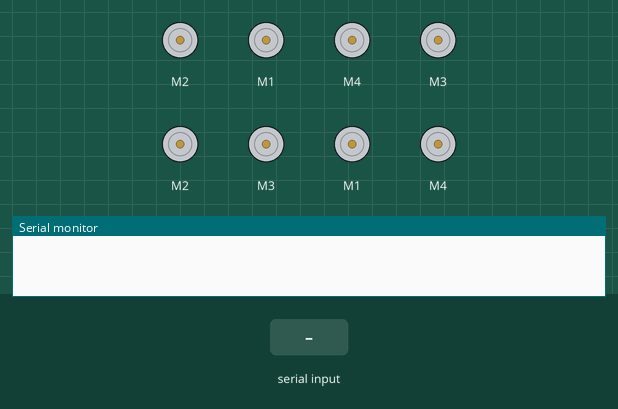
Bench run of a sketch on a simulated Arduino Uno, built with avr-gcc and run on an emulated ATmega328P. On the bench: 8 × DC motor (green arrow = forward, orange = backward, longer = faster), the last lines printed to the serial monitor. Inputs (shaded band) come from the test bench.

Above: at 1.2 s.
1.3 s: "F" received over Serial
At 2.7 s:
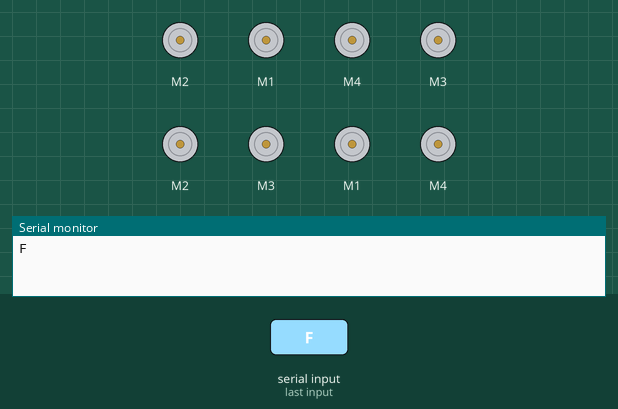
4.3 s: "B" received over Serial
At 5.3 s:
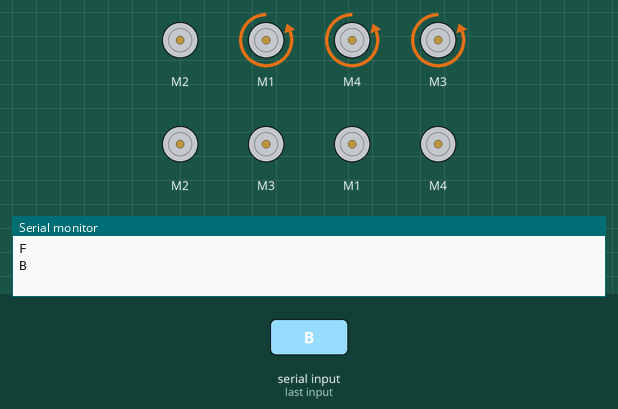
7.3 s: "Q" received over the second serial link
At 7.9 s:
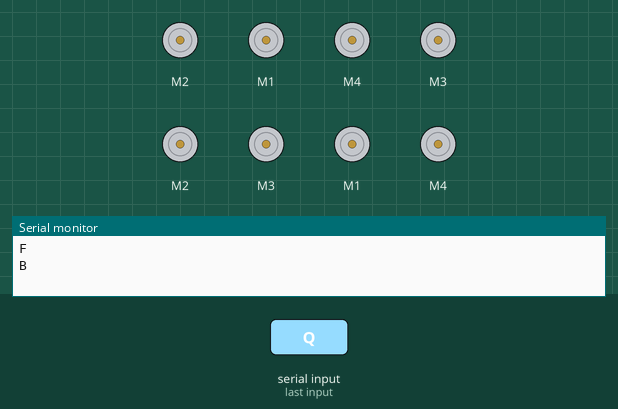
10.3 s: "L" received over Serial
At 10.7 s:
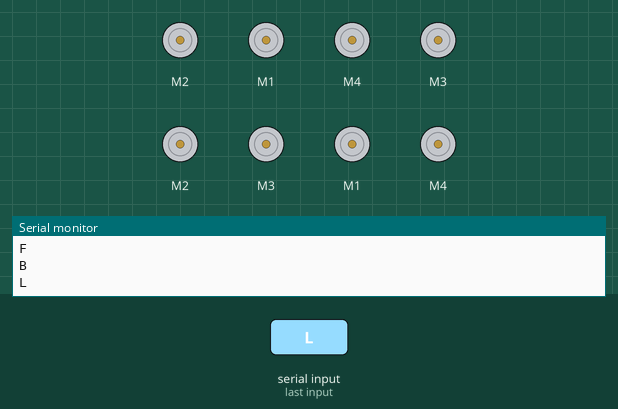
11.8 s: "F" received over Serial
14.8 s: "B" received over Serial
Timing chart, 0 to 35.7 s (numbered marks = the images above; inputs shaded):
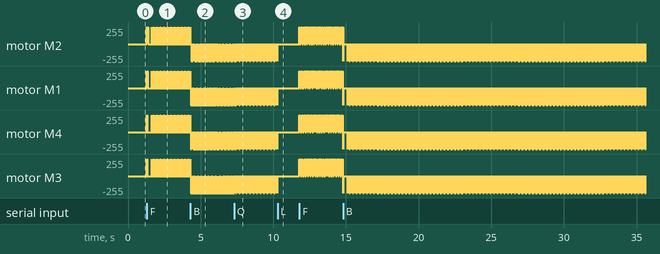

Measured:
- after the input at 1.3 s, motor M2: goes forward 255/255 0.08 s, stopped 0.25 s, 44 × (forward 255/255 0.01 s, stopped 0.05 s), forward 255/255 0.01 s, then stopped, starting at once; motor M1: goes forward 255/255 0.06 s, stopped 0.27 s, 44 × (forward 255/255 0.01 s, stopped 0.05 s), forward 255/255 0.01 s, then stopped, starting at once
- after the input at 4.3 s, motor M2: alternates backward 255/255 for 0.02 s and stopped for 0.02 s, starting after 0.05 s; motor M4: alternates backward 255/255 for 0.02 s and stopped for 0.02 s, starting at once
- after the input at 7.3 s, motor M4: alternates backward 255/255 for 0.01 s and stopped for 0.05 s, starting after 0.25 s
- after the input at 10.3 s, motor M2, motor M1, motor M4, motor M3: stops changing and stays stopped

The sketch:

rover.ino
```cpp
// include libraries
#include <AFMotor.h> // Adafruit Motor Shield v1
#include <SoftwareSerial.h> // Allows serial communication on digital pins of Arduino Board

// define bluetooth comms pins
SoftwareSerial bluetoothSerial(9,10); // RX, TX

// define each motor
AF_DCMotor frontLeft(2);
AF_DCMotor frontRight(1);
AF_DCMotor rearLeft(3);
AF_DCMotor rearRight(4);

// define motor array
AF_DCMotor motors[] = {frontLeft, frontRight, rearRight, rearLeft}; // start front left, move clockwise

// define variable for receiving bluetooth instruction
char instruction;

// define variable for follow mode (drone in swarm)
bool follow = false;

// define max speed
int MAX = 255;

void setup() {
  // set baud rate for bluetooth comms
  bluetoothSerial.begin(9600);
  Serial.begin(9600);
}

void loop() {
  // get current instruction - either bluetooth direct control or swarm instruction via serial from mqtt

  // check for bluetooth instruction
  if (bluetoothSerial.available() > 0)
  {
    if(!follow){ // check to see if rover is latched as a drone in a swarm
      instruction = bluetoothSerial.read(); // if not in drone mode accept bluetooth input
      Serial.println(instruction); // if not in follow mode rover is leader and will broadcast every move
    }
  }

  // check serial data from mqtt
  if (Serial.available() > 0)
  {
    char input = Serial.read();
    // the conditional below is for testing purposes, in actual swarm instruction is just Serial.read() without first checking input
    // for test purposes single instructions are broadcast from keyboard via mqtt, so no movement is seen as motors don't activate for long enough
    // in actual swarm, instructions continually broadcast and null value for stop must be accepted
    if(input == 'Q' or input == 'F' or input == 'B' or input == 'L' or input == 'R'){
      instruction = input;
      follow = true; // latches drone
    }
    Serial.println(instruction);

    if(instruction == 'Q'){
      follow = false; // unlatch from following mode
    }
  }

  // initialise stop
  Stop();

  // identify instruction function and execute
  switch(instruction){
    case 'F':
      Forward();
      break;
    case 'B':
      Back();
      break;
    case 'L':
      Left();
      break;
    case 'R':
      Right();
      break;
    default:
      Stop();
      break;
  }
}

void Stop(){
  SetAll(0, RELEASE);
}

void Forward(){
 SetAll(MAX, FORWARD);
}

void Back(){
  SetAll(MAX, BACKWARD);
}

void Left(){
  SetSpeedAll(MAX);
  SetLeft(BACKWARD);
  SetRight(FORWARD);
}

void Right(){
  SetSpeedAll(MAX);
  SetLeft(FORWARD);
  SetRight(BACKWARD);
}

void SetLeft(int direction){
  frontLeft.run(direction);
  rearLeft.run(direction);
}

void SetRight(int direction){
  frontRight.run(direction);
  rearRight.run(direction);
}

void SetAll(int speed, int direction){
  for(int i = 0; i < 4; i++){
    motors[i].setSpeed(speed);
    motors[i].run(direction);
  }
}

void SetSpeedAll(int speed){
  for(int i = 0; i < 4; i++){
    motors[i].setSpeed(speed);
  }
}

/*
void testAllMotors(){
  testMotor(frontLeft);
  testMotor(frontRight);
  testMotor(rearLeft);
  testMotor(rearRight);
}

void testMotor(AF_DCMotor motor){
  motor.setSpeed(200);
  motor.run(FORWARD);
  delay(2000);
  motor.run(RELEASE);
  delay(1000);
  motor.run(BACKWARD);
  delay(2000);
  motor.run(RELEASE);
}
*/
```
